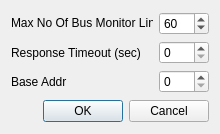
<?xml version="1.0" encoding="UTF-8"?>
<ui version="4.0">
 <class>Settings</class>
 <widget class="QDialog" name="Settings">
  <property name="geometry">
   <rect>
    <x>0</x>
    <y>0</y>
    <width>220</width>
    <height>134</height>
   </rect>
  </property>
  <property name="sizePolicy">
   <sizepolicy hsizetype="Maximum" vsizetype="Maximum">
    <horstretch>0</horstretch>
    <verstretch>0</verstretch>
   </sizepolicy>
  </property>
  <property name="minimumSize">
   <size>
    <width>220</width>
    <height>100</height>
   </size>
  </property>
  <property name="maximumSize">
   <size>
    <width>320</width>
    <height>150</height>
   </size>
  </property>
  <property name="windowTitle">
   <string>Settings</string>
  </property>
  <property name="windowIcon">
   <iconset resource="../icons/icons.qrc">
    <normaloff>:/icons/options-16.png</normaloff>:/icons/options-16.png</iconset>
  </property>
  <layout class="QVBoxLayout" name="verticalLayout">
   <item>
    <layout class="QGridLayout" name="gridLayout">
     <item row="1" column="2">
      <widget class="QSpinBox" name="sbResponseTimeout">
       <property name="minimum">
        <number>0</number>
       </property>
       <property name="maximum">
        <number>20</number>
       </property>
      </widget>
     </item>
     <item row="1" column="1">
      <widget class="QLabel" name="lblTimeout">
       <property name="text">
        <string>Response Timeout (sec)</string>
       </property>
       <property name="alignment">
        <set>Qt::AlignLeading|Qt::AlignLeft|Qt::AlignVCenter</set>
       </property>
      </widget>
     </item>
     <item row="0" column="1">
      <widget class="QLabel" name="lblMaxNoOfRawDataLines">
       <property name="sizePolicy">
        <sizepolicy hsizetype="Preferred" vsizetype="Fixed">
         <horstretch>0</horstretch>
         <verstretch>0</verstretch>
        </sizepolicy>
       </property>
       <property name="minimumSize">
        <size>
         <width>132</width>
         <height>0</height>
        </size>
       </property>
       <property name="maximumSize">
        <size>
         <width>16777215</width>
         <height>16777215</height>
        </size>
       </property>
       <property name="text">
        <string>Max No Of Bus Monitor Lines</string>
       </property>
       <property name="alignment">
        <set>Qt::AlignLeading|Qt::AlignLeft|Qt::AlignVCenter</set>
       </property>
      </widget>
     </item>
     <item row="0" column="2">
      <widget class="QSpinBox" name="sbMaxNoOfRawDataLines">
       <property name="sizePolicy">
        <sizepolicy hsizetype="Preferred" vsizetype="Fixed">
         <horstretch>0</horstretch>
         <verstretch>0</verstretch>
        </sizepolicy>
       </property>
       <property name="minimumSize">
        <size>
         <width>50</width>
         <height>0</height>
        </size>
       </property>
       <property name="maximumSize">
        <size>
         <width>75</width>
         <height>16777215</height>
        </size>
       </property>
       <property name="minimum">
        <number>1</number>
       </property>
       <property name="maximum">
        <number>600</number>
       </property>
       <property name="singleStep">
        <number>60</number>
       </property>
       <property name="value">
        <number>60</number>
       </property>
      </widget>
     </item>
     <item row="2" column="2">
      <widget class="QSpinBox" name="sbBaseAddr">
       <property name="maximum">
        <number>1</number>
       </property>
       <property name="value">
        <number>0</number>
       </property>
      </widget>
     </item>
     <item row="2" column="1">
      <widget class="QLabel" name="lblBaseAddr">
       <property name="text">
        <string>Base Addr</string>
       </property>
      </widget>
     </item>
    </layout>
   </item>
   <item>
    <widget class="QDialogButtonBox" name="buttonBox">
     <property name="orientation">
      <enum>Qt::Horizontal</enum>
     </property>
     <property name="standardButtons">
      <set>QDialogButtonBox::Cancel|QDialogButtonBox::Ok</set>
     </property>
    </widget>
   </item>
  </layout>
 </widget>
 <resources>
  <include location="../icons/icons.qrc"/>
 </resources>
 <connections>
  <connection>
   <sender>buttonBox</sender>
   <signal>accepted()</signal>
   <receiver>Settings</receiver>
   <slot>accept()</slot>
   <hints>
    <hint type="sourcelabel">
     <x>248</x>
     <y>254</y>
    </hint>
    <hint type="destinationlabel">
     <x>157</x>
     <y>274</y>
    </hint>
   </hints>
  </connection>
  <connection>
   <sender>buttonBox</sender>
   <signal>rejected()</signal>
   <receiver>Settings</receiver>
   <slot>reject()</slot>
   <hints>
    <hint type="sourcelabel">
     <x>316</x>
     <y>260</y>
    </hint>
    <hint type="destinationlabel">
     <x>286</x>
     <y>274</y>
    </hint>
   </hints>
  </connection>
 </connections>
</ui>
